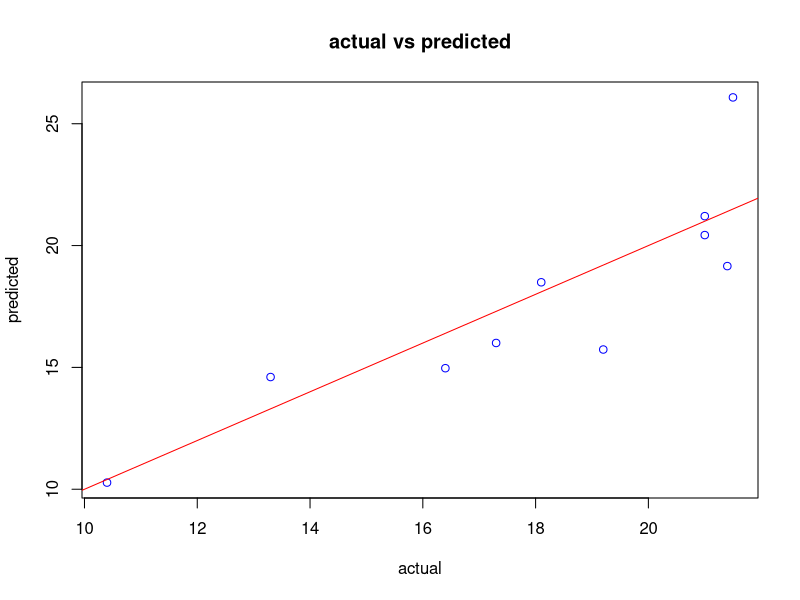
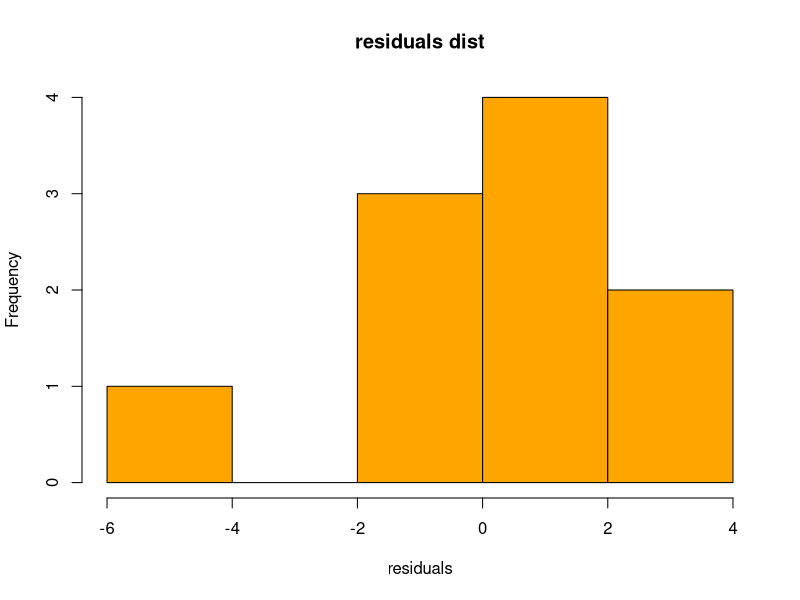
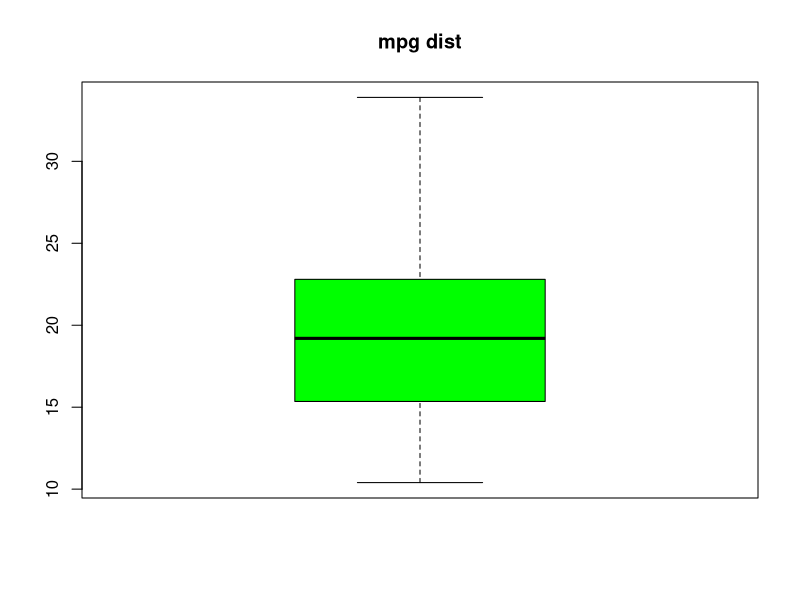
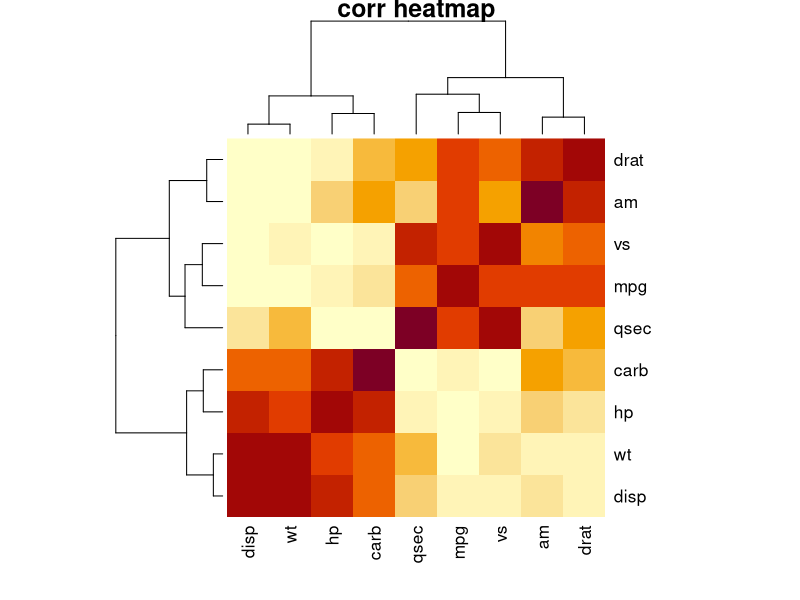

These charts were generated, in order, by the following R code:
#linear regression

#loading data
data(mtcars)
df<-mtcars
head(df)
str(df)

#exploration
summary(df)
colnames(df)
colSums(is.na(df))

#cleaning
df$mpg[is.na(df$mpg)]<-mean(df$mpg, na.rm=TRUE)  #fill as mean 
df$cyl<-as.factor(df$cyl)  #to cvt to categorical
df$gear<-as.factor(df$gear)

#train test split
set.seed(123)
train_idx<-sample(1:nrow(df), 0.7*nrow(df))
train<-df[train_idx,]
test<-df[-train_idx,]

#model
model=lm(mpg~wt+hp+cyl+gear, data=train)
summary(model)

pred<-predict(model, newdata=test)
head(data.frame(Actual=test$mpg, Predicted=pred))

#evals
residuals<-test$mpg-pred
MAE<-mean(abs(residuals))
RMSE<-sqrt(mean(residuals^2))
print(MAE)
print(RMSE)

#visualizations
plot(test$mpg, pred, main="actual vs predicted", xlab="actual", ylab="predicted", col="blue")
abline(0,1,col="red")
hist(residuals, main="residuals dist", col="orange")
boxplot(df$mpg, main="mpg dist", col="green")
cormat<-cor(df[sapply(df,is.numeric)])
heatmap(cormat, main="corr heatmap")

#anova
anova(model)
